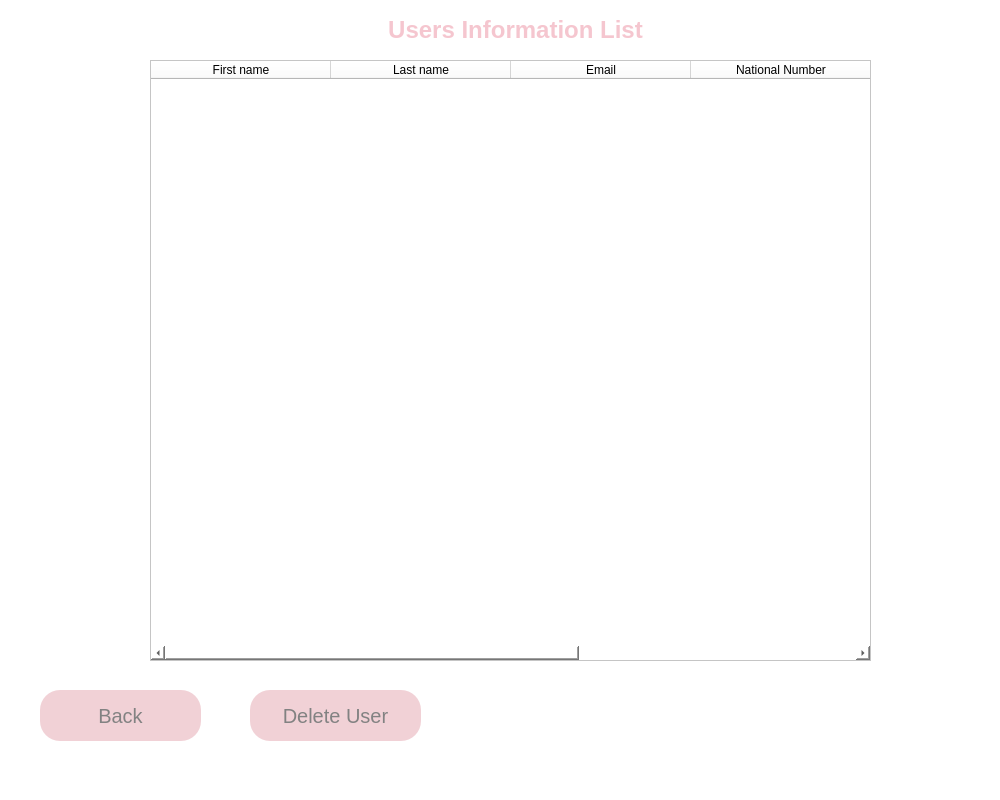
<?xml version="1.0" encoding="UTF-8"?>
<ui version="4.0">
 <class>MainWindow</class>
 <widget class="QMainWindow" name="MainWindow">
  <property name="geometry">
   <rect>
    <x>0</x>
    <y>0</y>
    <width>1000</width>
    <height>800</height>
   </rect>
  </property>
  <property name="windowTitle">
   <string>MainWindow</string>
  </property>
  <property name="styleSheet">
   <string notr="true">background-color: rgb(255, 255, 255);</string>
  </property>
  <widget class="QWidget" name="centralwidget">
   <widget class="QPushButton" name="delete_2">
    <property name="geometry">
     <rect>
      <x>250</x>
      <y>690</y>
      <width>171</width>
      <height>51</height>
     </rect>
    </property>
    <property name="font">
     <font>
      <pointsize>15</pointsize>
     </font>
    </property>
    <property name="styleSheet">
     <string notr="true">QPushButton
{
	background-color: #f1d1d6;
	color: #828282;
	border-radius:20px;
}

QPushButton:hover
{
	background-color: #ff8b8d;
	color: #656565;
	border-radius:20px;
}</string>
    </property>
    <property name="text">
     <string>Delete User</string>
    </property>
   </widget>
   <widget class="QPushButton" name="pb_back">
    <property name="geometry">
     <rect>
      <x>40</x>
      <y>690</y>
      <width>161</width>
      <height>51</height>
     </rect>
    </property>
    <property name="font">
     <font>
      <pointsize>15</pointsize>
     </font>
    </property>
    <property name="styleSheet">
     <string notr="true">QPushButton
{
	background-color: #f1d1d6;
	color: #828282;
	border-radius:20px;
}

QPushButton:hover
{
	background-color: #ff8b8d;
	color: #656565;
	border-radius:20px;
}</string>
    </property>
    <property name="text">
     <string>Back</string>
    </property>
   </widget>
   <widget class="QLabel" name="label">
    <property name="geometry">
     <rect>
      <x>230</x>
      <y>0</y>
      <width>571</width>
      <height>61</height>
     </rect>
    </property>
    <property name="font">
     <font>
      <family>MS UI Gothic</family>
      <pointsize>15</pointsize>
      <weight>75</weight>
      <bold>true</bold>
     </font>
    </property>
    <property name="text">
     <string>&lt;html&gt;&lt;head/&gt;&lt;body&gt;&lt;p&gt;&lt;span style=&quot; font-size:18pt; color:#f5c6cf;&quot;&gt;Users Information List&lt;/span&gt;&lt;/p&gt;&lt;/body&gt;&lt;/html&gt;</string>
    </property>
    <property name="alignment">
     <set>Qt::AlignCenter</set>
    </property>
   </widget>
   <widget class="QTableWidget" name="tableWidget">
    <property name="geometry">
     <rect>
      <x>150</x>
      <y>60</y>
      <width>721</width>
      <height>601</height>
     </rect>
    </property>
    <property name="selectionMode">
     <enum>QAbstractItemView::SingleSelection</enum>
    </property>
    <property name="selectionBehavior">
     <enum>QAbstractItemView::SelectRows</enum>
    </property>
    <attribute name="horizontalHeaderDefaultSectionSize">
     <number>180</number>
    </attribute>
    <column>
     <property name="text">
      <string>First name</string>
     </property>
    </column>
    <column>
     <property name="text">
      <string>Last name</string>
     </property>
    </column>
    <column>
     <property name="text">
      <string>Email</string>
     </property>
    </column>
    <column>
     <property name="text">
      <string>National Number</string>
     </property>
    </column>
    <column>
     <property name="text">
      <string>id</string>
     </property>
    </column>
   </widget>
  </widget>
  <widget class="QMenuBar" name="menubar">
   <property name="geometry">
    <rect>
     <x>0</x>
     <y>0</y>
     <width>1000</width>
     <height>18</height>
    </rect>
   </property>
  </widget>
  <widget class="QStatusBar" name="statusbar"/>
 </widget>
 <resources/>
 <connections/>
</ui>
